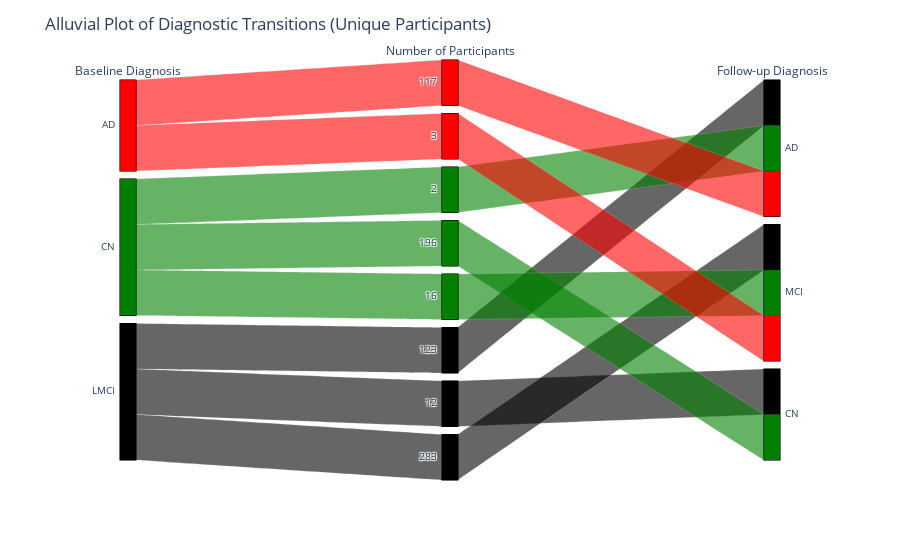

Notebook source saved alongside this figure:
### Code cell
alluvial_data = merged_df[['RID', 'DX_bl', 'DX']].drop_duplicates()

flows = alluvial_data.groupby(['DX_bl', 'DX'])[
    'RID'].nunique().reset_index(name='count')

color_map = {
    'CN': 'green',
    'AD': 'red',
    'LMCI': 'black'
}

flows['color'] = flows['DX_bl'].map(color_map)

fig = px.parallel_categories(
    flows,
    dimensions=['DX_bl', 'count', 'DX'],
    color='color',  
    labels={'DX_bl': 'Baseline Diagnosis',
            'DX': 'Follow-up Diagnosis', 'count': 'Number of Participants'}
)

fig.update_layout(
    title="Alluvial Plot of Diagnostic Transitions (Unique Participants)",
    font_size=12
)

fig.show()

### Figure 1 — Plotly figure (JSON) as saved in the notebook; plotly's stock layout.template omitted (floating-point values rounded to 4 significant figures)
{"data": [{"dimensions": [{"label": "Baseline Diagnosis", "values": ["AD", "AD", "CN", "CN", "CN", "LMCI", "LMCI", "LMCI"]}, {"label": "Number of Participants", "values": [117, 3, 2, 196, 16, 123, 12, 283]}, {"label": "Follow-up Diagnosis", "values": ["AD", "MCI", "AD", "CN", "MCI", "AD", "CN", "MCI"]}], "domain": {"x": [0, 1], "y": [0, 1]}, "line": {"color": ["red", "red", "green", "green", "green", "black", "black", "black"], "coloraxis": "coloraxis"}, "name": "", "type": "parcats"}], "layout": {"coloraxis": {"colorbar": {"title": {"text": "color"}}, "colorscale": [[0, "#0d0887"], [0.1111, "#46039f"], [0.2222, "#7201a8"], [0.3333, "#9c179e"], [0.4444, "#bd3786"], [0.5556, "#d8576b"], [0.6667, "#ed7953"], [0.7778, "#fb9f3a"], [0.8889, "#fdca26"], [1, "#f0f921"]]}, "font": {"size": 12}, "legend": {"tracegroupgap": 0}, "margin": {"t": 60}, "title": {"text": "Alluvial Plot of Diagnostic Transitions (Unique Participants)"}}}
